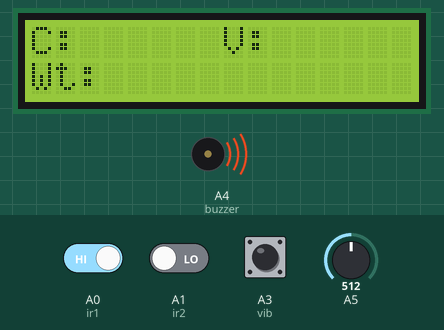
Simulated run of this sketch. Board: Arduino Uno, built with avr-gcc and run on an emulated ATmega328P. Shown: 16×2 character LCD, buzzer (waves = sounding, pin HIGH). The test bench sets the inputs (shaded band); at power-on: A1 (ir2) LOW, A3 (vib) HIGH, A5 = 512, A0 (ir1) HIGH.

Above: at 2.7 s.
2.8 s: A1 (ir2) driven HIGH
At 3.1 s:
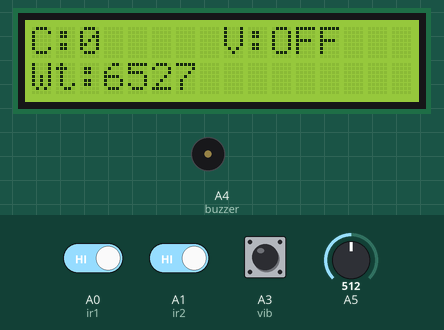
5.8 s: A3 (vib) pulled LOW for 3.2 s
At 7.7 s:
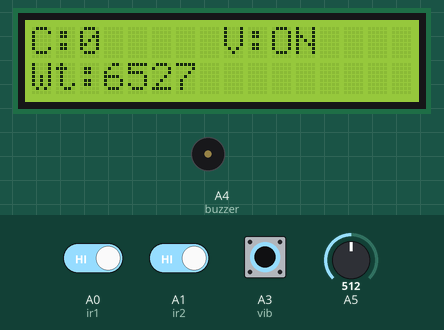
12.0 s: A5 set to 450
At 13.8 s:
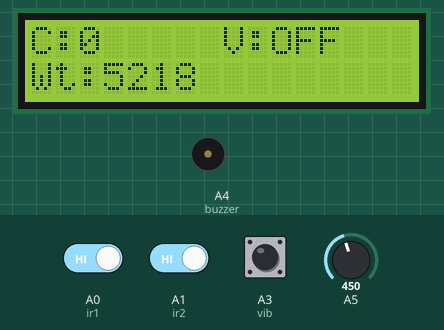
14.7 s: A5 set to 424
At 16.5 s:
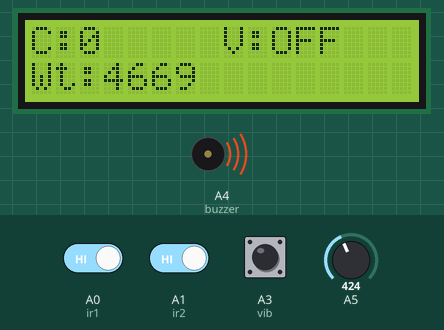
16.8 s: A3 (vib) pulled LOW for 0.15 s
At 18.0 s:
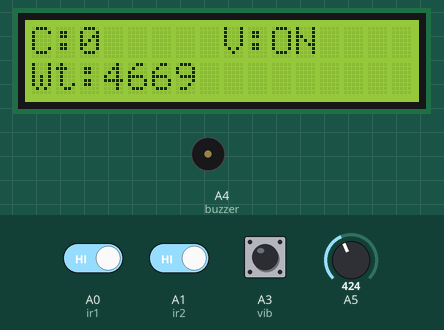
19.9 s: A5 set to 511
At 20.3 s:
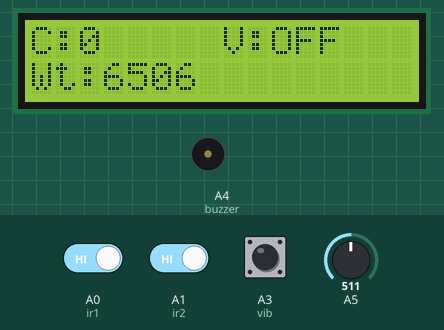
Timing chart, 0 to 23.6 s (numbered marks = the images above; inputs shaded):
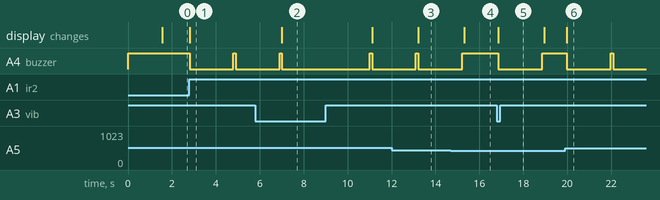

Measured:
- the behaviour switches between 440 and 439 on A5 (found by bisection; images 3 and 4)
- after the input at 2.8 s, A4 (buzzer): HIGH → LOW at once, → HIGH 2.0 s later, → LOW 0.10 s later; the display: changes at once (image 1)
- after the input at 5.8 s, A4 (buzzer): LOW → HIGH after 5.2 s, → LOW 0.10 s later; the display: changes after 1.2 s (image 2)
- after the input at 12.0 s, the display: changes after 1.2 s (image 3)
- after the input at 14.7 s, A4 (buzzer): goes on until 15.2 s, then stays HIGH; the display: changes after 0.62 s (image 4)
- after the input at 16.8 s, A4 (buzzer): HIGH → LOW after 0.05 s, → HIGH 2.0 s later; the display: changes after 0.05 s (image 5)
- after the input at 19.9 s, A4 (buzzer): HIGH → LOW after 0.08 s, → HIGH 2.0 s later, → LOW 0.10 s later; the display: changes after 0.08 s (image 6)

The sketch:

Sky_Path_Shield.ino
```cpp
#include <LiquidCrystal.h>
#include <stdio.h>

LiquidCrystal lcd(13, 12, 11, 10, 9, 8);

int ir1 = A0;
int ir2 = A1;
int vib = A3;
int buzzer = A4;
int sti = 0;
String inputString = "";
boolean stringComplete = false;

float voltage1 = 0;
float weight = 0.0;
int cntlmk = 0;

// Calibration constants
#define SENSOR_OFFSET     0.76
#define SENSOR_SCALE      4.32
#define WEIGHT_TARE_GRAMS 1000.0
#define WEIGHT_MAX_GRAMS  5000.0

void beep() {
  digitalWrite(buzzer, LOW);
  delay(2000);
  digitalWrite(buzzer, HIGH);
}

// Display an integer (vehicle count) on LCD at current cursor
void convertl1(int value) {
  if (value < 0) value = 0;
  char buf[6];
  snprintf(buf, sizeof(buf), "%-5d", value);  // left-aligned, 5 chars wide
  lcd.print(buf);
}

// Display weight (float, in grams) on LCD at current cursor
void convertl(float value) {
  if (value < 0) value = 0;
  char buf[8];
  // Display as integer grams, 6 chars wide
  snprintf(buf, sizeof(buf), "%-6d", (int)value);
  lcd.print(buf);
}

// Send a value over Serial as ASCII digits and also display last 3 digits on LCD
void converts(unsigned int value) {
  unsigned int a, b, c, d, e, f, g, h;
  a = value / 10000;
  b = value % 10000;
  c = b / 1000;
  d = b % 1000;
  e = d / 100;
  f = d % 100;
  g = f / 10;
  h = f % 10;

  a = a | 0x30;
  c = c | 0x30;
  e = e | 0x30;
  g = g | 0x30;
  h = h | 0x30;

  // Send all 5 digits over Serial
  Serial.write(a);
  Serial.write(c);
  Serial.write(e);
  Serial.write(g);  // Fixed: was missing
  Serial.write(h);  // Fixed: was missing

  // Display last 3 digits on LCD
  lcd.write(e);
  lcd.write(g);
  lcd.write(h);
}

void setup() {
  Serial.begin(9600);
  // Removed incorrect serialEvent() call here

  pinMode(ir1, INPUT);
  pinMode(ir2, INPUT);
  pinMode(vib, INPUT_PULLUP);
  pinMode(buzzer, OUTPUT);
  digitalWrite(buzzer, HIGH);

  lcd.begin(16, 2);
  lcd.clear();
  lcd.print("Bridge Watch");
  delay(1500);
  lcd.clear();

  lcd.setCursor(0, 0);
  lcd.print("C:");

  lcd.setCursor(8, 0);
  lcd.print("V:");

  lcd.setCursor(0, 1);
  lcd.print("Wt:");
}

void loop() {
  // IR Sensor 1 — increment vehicle count
  if (digitalRead(ir1) == LOW) {
    delay(200);
    while (digitalRead(ir1) == LOW);
    cntlmk++;
  }

  // IR Sensor 2 — decrement vehicle count
  if (digitalRead(ir2) == LOW) {
    delay(200);
    while (digitalRead(ir2) == LOW);
    cntlmk--;
    if (cntlmk <= 0) cntlmk = 0;
  }

  // Display vehicle count
  lcd.setCursor(2, 0);
  convertl1(cntlmk);

  // Vibration sensor
  if (digitalRead(vib) == LOW) {
    lcd.setCursor(10, 0);
    lcd.print("ON ");
    beep();
  } else {
    lcd.setCursor(10, 0);
    lcd.print("OFF");
  }

  // Read weight from load cell via A5
  voltage1 = analogRead(A5);
  voltage1 = voltage1 * (5.0 / 1023.0);
  weight = ((voltage1 - SENSOR_OFFSET) * SENSOR_SCALE) * 1000.0;  // grams

  // Tare: subtract baseline
  if (weight <= WEIGHT_TARE_GRAMS) {
    weight = 0;
  } else {
    weight = weight - WEIGHT_TARE_GRAMS;
  }

  // Display weight
  lcd.setCursor(3, 1);
  convertl(weight);

  // Overload alert
  if (weight > WEIGHT_MAX_GRAMS) {
    beep();
  }

  delay(100);
}

void serialEvent() {
  while (Serial.available()) {
    char inChar = (char)Serial.read();
    inputString += inChar;
    sti++;
    if (sti == 12) {
      sti = 0;
      stringComplete = true;
    }
  }
}
```
